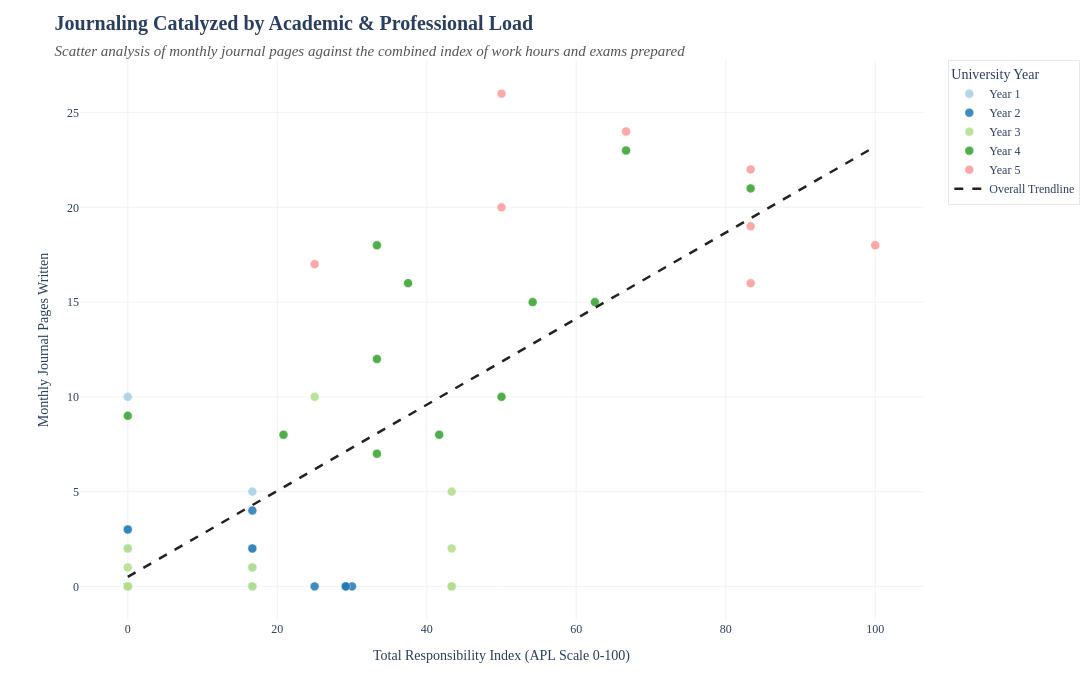

The notebook cell saved with this chart:
### Markdown cell above
In the next step, I examined **the relationship between the Responsibility Index and the number of journal pages written**, given that both variables appeared to increase over the same period. To assess this, I again used a **scatter plot** complemented by an OLS regression line, allowing for a direct comparison of their joint temporal dynamics and the underlying trend between responsibility levels and journaling activity.

### Code cell
# create scatter plot for journal pages
fig = px.scatter(
    df,
    x='responsibility_index',
    y='journal_pages',
    color='year_label',
    hover_data=['month'],
    trendline="ols",                 
    trendline_scope="overall",      
    trendline_color_override="#222222", 
    labels={
        'responsibility_index': 'Total Responsibility Index (APL Scale 0-100)',
        'journal_pages': 'Monthly Journal Pages Written',
        'year_label': 'University Year',
        'month': 'Month'
    },
    color_discrete_sequence=['#a6cee3', '#1f78b4', '#b2df8a', '#33a02c', '#fb9a99'] 
)

# layout
fig.update_layout(
    font_family="Times New Roman",
    title_text="<b>Journaling Catalyzed by Academic & Professional Load</b><br><span style='font-size:15px; color:#555555;'><i>Scatter analysis of monthly journal pages against the combined index of work hours and exams prepared</i></span>",
    title_font_size=20, 
    plot_bgcolor="white",
    width=1100, 
    height=700,
    legend=dict(
        orientation="v",       
        yanchor="top",         
        y=1,
        xanchor="left",        
        x=1.03,               
        bgcolor="rgba(255,255,255,0.8)",
        bordercolor="#E8E8E8",
        borderwidth=1
    )
)

fig.update_xaxes(showgrid=True, gridcolor='#F3F3F3', zeroline=False)
fig.update_yaxes(showgrid=True, gridcolor='#F3F3F3', zeroline=False)

fig.update_traces(marker=dict(size=9, opacity=0.85, line=dict(width=0.5, color='white')))

# regression line styling
for trace in fig.data:
    if trace.mode == 'lines':
        trace.line.dash = 'dash'
        trace.line.width = 2.5
        trace.name = 'Overall Trendline'
        trace.showlegend = True

fig.show()

### Figure 1 — Plotly figure (JSON) as saved in the notebook; plotly's stock layout.template omitted (floating-point values rounded to 4 significant figures)
{"data": [{"customdata": [["Sep-21"], ["Oct-21"], ["Nov-21"], ["Dec-21"], ["Jan-22"], ["Feb-22"], ["Mar-22"], ["Apr-22"], ["May-22"], ["Jun-22"], ["Jul-22"], ["Aug-22"]], "hovertemplate": "University Year=Year 1<br>Total Responsibility Index (APL Scale 0-100)=%{x}<br>Monthly Journal Pages Written=%{y}<br>Month=%{customdata[0]}<extra></extra>", "legendgroup": "Year 1", "marker": {"color": "#a6cee3", "line": {"color": "white", "width": 0.5}, "opacity": 0.85, "size": 9, "symbol": "circle"}, "mode": "markers", "name": "Year 1", "orientation": "v", "showlegend": true, "type": "scatter", "x": [0.0, 0.0, 0.0, 16.67, 16.67, 16.67, 0.0, 16.67, 16.67, 16.67, 0.0, 0.0], "xaxis": "x", "y": [2, 3, 10, 5, 2, 0, 0, 0, 1, 0, 0, 0], "yaxis": "y"}, {"customdata": [["Sep-22"], ["Oct-22"], ["Nov-22"], ["Dec-22"], ["Jan-23"], ["Feb-23"], ["Mar-23"], ["Apr-23"], ["May-23"], ["Jun-23"], ["Jul-23"], ["Aug-23"]], "hovertemplate": "University Year=Year 2<br>Total Responsibility Index (APL Scale 0-100)=%{x}<br>Monthly Journal Pages Written=%{y}<br>Month=%{customdata[0]}<extra></extra>", "legendgroup": "Year 2", "marker": {"color": "#1f78b4", "line": {"color": "white", "width": 0.5}, "opacity": 0.85, "size": 9, "symbol": "circle"}, "mode": "markers", "name": "Year 2", "orientation": "v", "showlegend": true, "type": "scatter", "x": [0.0, 0.0, 0.0, 16.67, 0.0, 29.17, 30.0, 29.17, 25.0, 16.67, 0.0, 0.0], "xaxis": "x", "y": [3, 0, 0, 4, 0, 0, 0, 0, 0, 2, 0, 0], "yaxis": "y"}, {"customdata": [["Sep-23"], ["Oct-23"], ["Nov-23"], ["Dec-23"], ["Jan-24"], ["Feb-24"], ["Mar-24"], ["Apr-24"], ["May-24"], ["Jun-24"], ["Jul-24"], ["Aug-24"]], "hovertemplate": "University Year=Year 3<br>Total Responsibility Index (APL Scale 0-100)=%{x}<br>Monthly Journal Pages Written=%{y}<br>Month=%{customdata[0]}<extra></extra>", "legendgroup": "Year 3", "marker": {"color": "#b2df8a", "line": {"color": "white", "width": 0.5}, "opacity": 0.85, "size": 9, "symbol": "circle"}, "mode": "markers", "name": "Year 3", "orientation": "v", "showlegend": true, "type": "scatter", "x": [0.0, 0.0, 16.67, 0.0, 16.67, 43.33, 43.33, 43.33, 43.33, 25.0, 0.0, 0.0], "xaxis": "x", "y": [0, 0, 0, 1, 1, 0, 0, 2, 5, 10, 2, 0], "yaxis": "y"}, {"customdata": [["Sep-24"], ["Oct-24"], ["Nov-24"], ["Dec-24"], ["Jan-25"], ["Feb-25"], ["Mar-25"], ["Apr-25"], ["May-25"], ["Jun-25"], ["Jul-25"], ["Aug-25"]], "hovertemplate": "University Year=Year 4<br>Total Responsibility Index (APL Scale 0-100)=%{x}<br>Monthly Journal Pages Written=%{y}<br>Month=%{customdata[0]}<extra></extra>", "legendgroup": "Year 4", "marker": {"color": "#33a02c", "line": {"color": "white", "width": 0.5}, "opacity": 0.85, "size": 9, "symbol": "circle"}, "mode": "markers", "name": "Year 4", "orientation": "v", "showlegend": true, "type": "scatter", "x": [20.83, 33.33, 41.67, 33.33, 54.17, 50.0, 37.5, 66.67, 83.33, 62.5, 33.33, 0.0], "xaxis": "x", "y": [8, 7, 8, 12, 15, 10, 16, 23, 21, 15, 18, 9], "yaxis": "y"}, {"customdata": [["Sep-25"], ["Oct-25"], ["Nov-25"], ["Dec-25"], ["Jan-26"], ["Feb-26"], ["Mar-26"], ["Apr-26"]], "hovertemplate": "University Year=Year 5<br>Total Responsibility Index (APL Scale 0-100)=%{x}<br>Monthly Journal Pages Written=%{y}<br>Month=%{customdata[0]}<extra></extra>", "legendgroup": "Year 5", "marker": {"color": "#fb9a99", "line": {"color": "white", "width": 0.5}, "opacity": 0.85, "size": 9, "symbol": "circle"}, "mode": "markers", "name": "Year 5", "orientation": "v", "showlegend": true, "type": "scatter", "x": [25.0, 50.0, 50.0, 83.33, 83.33, 83.33, 66.67, 100.0], "xaxis": "x", "y": [17, 20, 26, 22, 16, 19, 24, 18], "yaxis": "y"}, {"hovertemplate": "<b>OLS trendline</b><br>journal_pages = 0.227074 * responsibility_index + 0.501111<br>R<sup>2</sup>=0.574397<br><br>Total Responsibility Index (APL Scale 0-100)=%{x}<br>Monthly Journal Pages Written=%{y} <b>(trend)</b><extra></extra>", "legendgroup": "Overall Trendline", "line": {"color": "#222222", "dash": "dash", "width": 2.5}, "marker": {"line": {"color": "white", "width": 0.5}, "opacity": 0.85, "size": 9}, "mode": "lines", "name": "Overall Trendline", "showlegend": true, "type": "scatter", "x": [0.0, 0.0, 0.0, 0.0, 0.0, 0.0, 0.0, 0.0, 0.0, 0.0, 0.0, 0.0, 0.0, 0.0, 0.0, 0.0, 0.0, 0.0, 16.67, 16.67, 16.67, 16.67, 16.67, 16.67, 16.67, 16.67, 16.67, 16.67, 20.83, 25.0, 25.0, 25.0, 29.17, 29.17, 30.0, 33.33, 33.33, 33.33, 37.5, 41.67, 43.33, 43.33, 43.33, 43.33, 50.0, 50.0, 50.0, 54.17, 62.5, 66.67, 66.67, 83.33, 83.33, 83.33, 83.33, 100.0], "xaxis": "x", "y": [0.5011, 0.5011, 0.5011, 0.5011, 0.5011, 0.5011, 0.5011, 0.5011, 0.5011, 0.5011, 0.5011, 0.5011, 0.5011, 0.5011, 0.5011, 0.5011, 0.5011, 0.5011, 4.286, 4.286, 4.286, 4.286, 4.286, 4.286, 4.286, 4.286, 4.286, 4.286, 5.232, 6.178, 6.178, 6.178, 7.124, 7.124, 7.313, 8.07, 8.07, 8.07, 9.016, 9.963, 10.34, 10.34, 10.34, 10.34, 11.85, 11.85, 11.85, 12.8, 14.69, 15.64, 15.64, 19.42, 19.42, 19.42, 19.42, 23.21], "yaxis": "y"}], "layout": {"font": {"family": "Times New Roman"}, "height": 700, "legend": {"bgcolor": "rgba(255,255,255,0.8)", "bordercolor": "#E8E8E8", "borderwidth": 1, "orientation": "v", "title": {"text": "University Year"}, "tracegroupgap": 0, "x": 1.03, "xanchor": "left", "y": 1, "yanchor": "top"}, "margin": {"t": 60}, "plot_bgcolor": "white", "title": {"font": {"size": 20}, "text": "<b>Journaling Catalyzed by Academic & Professional Load</b><br><span style='font-size:15px; color:#555555;'><i>Scatter analysis of monthly journal pages against the combined index of work hours and exams prepared</i></span>"}, "width": 1100, "xaxis": {"anchor": "y", "domain": [0, 1], "gridcolor": "#F3F3F3", "showgrid": true, "title": {"text": "Total Responsibility Index (APL Scale 0-100)"}, "zeroline": false}, "yaxis": {"anchor": "x", "domain": [0, 1], "gridcolor": "#F3F3F3", "showgrid": true, "title": {"text": "Monthly Journal Pages Written"}, "zeroline": false}}}
